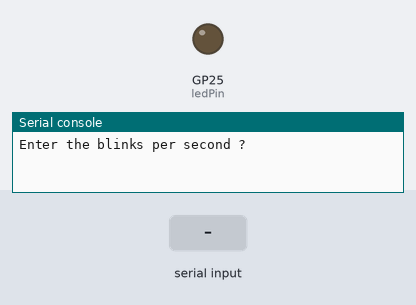
The program below on a simulated Raspberry Pi Pico running MicroPython. On the bench: output pins drawn as LEDs (lit = HIGH), the last lines printed to the serial console. Dashed ring = blinking. The inputs (shaded band) are chosen by the test bench.

Above: at 1.2 s.
1.3 s: "5" typed at the serial console, then Enter
At 1.6 s:
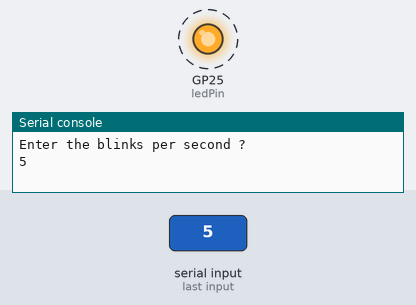
Timing chart, 0 to 10.3 s (numbered marks = the images above; inputs shaded):
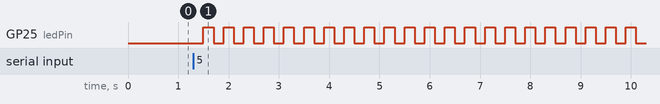

The program:

blinkTimerUserInput.py
```python
from machine import Pin, Timer
ledPin = Pin(25, Pin.OUT)
ledPin.value(0)

timerVariable = Timer()

bps = int(input("Enter the blinks per second ?"))
def blink(timerVariable):
    ledPin.toggle()

timerVariable.init(mode=Timer.PERIODIC,
           freq=bps,
           callback=blink)
```

Measured:
- after the input at 1.3 s, GP25 (ledPin): alternates HIGH for 0.20 s and LOW for 0.20 s, starting after 0.20 s
